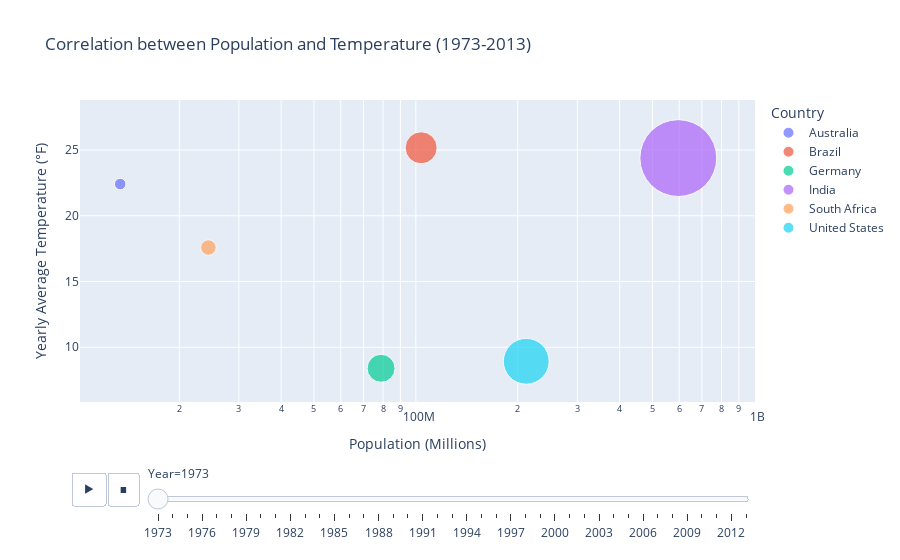

Write notebook code for a chart like this one.
### Code cell
import pandas as pd
import plotly.express as px

# Assuming you have the necessary dataframes and variables defined

# Merge dataframes on 'Year' and 'Country'
merged_df = pd.merge(selected_countries_df, population_df, on=['Year', 'Country'])

merged_df.head()

# Create Animated Bubble Chart
fig = px.scatter(merged_df, x='Population', y='Yearly Average Temperature', color='Country',
                 size='Population',
                 title='Correlation between Population and Temperature (1973-2013)',
                 labels={'Population': 'Population (millions)', 'Yearly Average Temperature': 'Temperature (°F)'},
                 hover_data=['Year', 'Country'],
                 animation_frame='Year',  # Specify the animation frame
                 animation_group='Country',
                 size_max=80,
                 log_x=True)  # Specify the animation group

correlation_coefficient = merged_df['Population'].corr(merged_df['Yearly Average Temperature'])
print(merged_df)

# print(f"Pearson Correlation Coefficient: {correlation_coefficient}")
# # Calculate and add correlation annotations
# print(merged_df.groupby(['Country', 'Year']).corr()['Population'])
# correlations = merged_df.groupby(['Country', 'Year']).corr()['Population']['Yearly Average Temperature'].unstack()
#     for year in merged_df['Year'].unique():
#         correlation = correlations.loc[country, year]
#         fig.add_annotation(
#             x=merged_df[(merged_df['Country'] == country) & (merged_df['Year'] == year)]['Population'].iloc[0],
#             y=merged_df[(merged_df['Country'] == country) & (merged_df['Year'] == year)]['Yearly Average Temperature'].iloc[0],
#             text=f'{country} {year}: {correlation:.2f}',
#             showarrow=False,
#             xshift=5,
#             yshift=5
#         )

fig.update_layout (xaxis_title='Population (Millions)', yaxis_title='Yearly Average Temperature (°F)')

# (xaxis=dict(tickvals=[10, 100, 1000, 2000], ticktext=['10M', '100M', '1B', '2B'], dtick=1),
#                   yaxis=dict(tickvals=[10, 15, 20, 25, 30], ticktext=['10°F', '15°F', '20°F', '25°F', '30°F']),

fig.show()

### Figure 1 — Plotly figure (JSON) as saved in the notebook; plotly's stock layout.template omitted (floating-point values rounded to 4 significant figures)
{"data": [{"customdata": [[1973, "Australia"]], "hovertemplate": "Country=%{customdata[1]}<br>Year=%{customdata[0]}<br>Population (millions)=%{marker.size}<br>Temperature (°F)=%{y}<extra></extra>", "ids": ["Australia"], "legendgroup": "Australia", "marker": {"color": "#636efa", "size": [13380000], "sizemode": "area", "sizeref": 201700.0, "symbol": "circle"}, "mode": "markers", "name": "Australia", "orientation": "v", "showlegend": true, "type": "scatter", "x": [13380000], "xaxis": "x", "y": [22.41], "yaxis": "y"}, {"customdata": [[1973, "Brazil"]], "hovertemplate": "Country=%{customdata[1]}<br>Year=%{customdata[0]}<br>Population (millions)=%{marker.size}<br>Temperature (°F)=%{y}<extra></extra>", "ids": ["Brazil"], "legendgroup": "Brazil", "marker": {"color": "#EF553B", "size": [103666904], "sizemode": "area", "sizeref": 201700.0, "symbol": "circle"}, "mode": "markers", "name": "Brazil", "orientation": "v", "showlegend": true, "type": "scatter", "x": [103666904], "xaxis": "x", "y": [25.17], "yaxis": "y"}, {"customdata": [[1973, "Germany"]], "hovertemplate": "Country=%{customdata[1]}<br>Year=%{customdata[0]}<br>Population (millions)=%{marker.size}<br>Temperature (°F)=%{y}<extra></extra>", "ids": ["Germany"], "legendgroup": "Germany", "marker": {"color": "#00cc96", "size": [78936666], "sizemode": "area", "sizeref": 201700.0, "symbol": "circle"}, "mode": "markers", "name": "Germany", "orientation": "v", "showlegend": true, "type": "scatter", "x": [78936666], "xaxis": "x", "y": [8.403], "yaxis": "y"}, {"customdata": [[1973, "India"]], "hovertemplate": "Country=%{customdata[1]}<br>Year=%{customdata[0]}<br>Population (millions)=%{marker.size}<br>Temperature (°F)=%{y}<extra></extra>", "ids": ["India"], "legendgroup": "India", "marker": {"color": "#ab63fa", "size": [596107483], "sizemode": "area", "sizeref": 201700.0, "symbol": "circle"}, "mode": "markers", "name": "India", "orientation": "v", "showlegend": true, "type": "scatter", "x": [596107483], "xaxis": "x", "y": [24.39], "yaxis": "y"}, {"customdata": [[1973, "South Africa"]], "hovertemplate": "Country=%{customdata[1]}<br>Year=%{customdata[0]}<br>Population (millions)=%{marker.size}<br>Temperature (°F)=%{y}<extra></extra>", "ids": ["South Africa"], "legendgroup": "South Africa", "marker": {"color": "#FFA15A", "size": [24382513], "sizemode": "area", "sizeref": 201700.0, "symbol": "circle"}, "mode": "markers", "name": "South Africa", "orientation": "v", "showlegend": true, "type": "scatter", "x": [24382513], "xaxis": "x", "y": [17.58], "yaxis": "y"}, {"customdata": [[1973, "United States"]], "hovertemplate": "Country=%{customdata[1]}<br>Year=%{customdata[0]}<br>Population (millions)=%{marker.size}<br>Temperature (°F)=%{y}<extra></extra>", "ids": ["United States"], "legendgroup": "United States", "marker": {"color": "#19d3f3", "size": [211909000], "sizemode": "area", "sizeref": 201700.0, "symbol": "circle"}, "mode": "markers", "name": "United States", "orientation": "v", "showlegend": true, "type": "scatter", "x": [211909000], "xaxis": "x", "y": [8.935], "yaxis": "y"}], "layout": {"autosize": true, "legend": {"itemsizing": "constant", "title": {"text": "Country"}, "tracegroupgap": 0}, "sliders": [{"active": 0, "currentvalue": {"prefix": "Year="}, "len": 0.9, "pad": {"b": 10, "t": 60}, "steps": [{"args": [["1973"], {"frame": {"duration": 0, "redraw": false}, "fromcurrent": true, "mode": "immediate", "transition": {"duration": 0, "easing": "linear"}}], "label": "1973", "method": "animate"}, {"args": [["1974"], {"frame": {"duration": 0, "redraw": false}, "fromcurrent": true, "mode": "immediate", "transition": {"duration": 0, "easing": "linear"}}], "label": "1974", "method": "animate"}, {"args": [["1975"], {"frame": {"duration": 0, "redraw": false}, "fromcurrent": true, "mode": "immediate", "transition": {"duration": 0, "easing": "linear"}}], "label": "1975", "method": "animate"}, {"args": [["1976"], {"frame": {"duration": 0, "redraw": false}, "fromcurrent": true, "mode": "immediate", "transition": {"duration": 0, "easing": "linear"}}], "label": "1976", "method": "animate"}, {"args": [["1977"], {"frame": {"duration": 0, "redraw": false}, "fromcurrent": true, "mode": "immediate", "transition": {"duration": 0, "easing": "linear"}}], "label": "1977", "method": "animate"}, {"args": [["1978"], {"frame": {"duration": 0, "redraw": false}, "fromcurrent": true, "mode": "immediate", "transition": {"duration": 0, "easing": "linear"}}], "label": "1978", "method": "animate"}, {"args": [["1979"], {"frame": {"duration": 0, "redraw": false}, "fromcurrent": true, "mode": "immediate", "transition": {"duration": 0, "easing": "linear"}}], "label": "1979", "method": "animate"}, {"args": [["1980"], {"frame": {"duration": 0, "redraw": false}, "fromcurrent": true, "mode": "immediate", "transition": {"duration": 0, "easing": "linear"}}], "label": "1980", "method": "animate"}, {"args": [["1981"], {"frame": {"duration": 0, "redraw": false}, "fromcurrent": true, "mode": "immediate", "transition": {"duration": 0, "easing": "linear"}}], "label": "1981", "method": "animate"}, {"args": [["1982"], {"frame": {"duration": 0, "redraw": false}, "fromcurrent": true, "mode": "immediate", "transition": {"duration": 0, "easing": "linear"}}], "label": "1982", "method": "animate"}, {"args": [["1983"], {"frame": {"duration": 0, "redraw": false}, "fromcurrent": true, "mode": "immediate", "transition": {"duration": 0, "easing": "linear"}}], "label": "1983", "method": "animate"}, {"args": [["1984"], {"frame": {"duration": 0, "redraw": false}, "fromcurrent": true, "mode": "immediate", "transition": {"duration": 0, "easing": "linear"}}], "label": "1984", "method": "animate"}, {"args": [["1985"], {"frame": {"duration": 0, "redraw": false}, "fromcurrent": true, "mode": "immediate", "transition": {"duration": 0, "easing": "linear"}}], "label": "1985", "method": "animate"}, {"args": [["1986"], {"frame": {"duration": 0, "redraw": false}, "fromcurrent": true, "mode": "immediate", "transition": {"duration": 0, "easing": "linear"}}], "label": "1986", "method": "animate"}, {"args": [["1987"], {"frame": {"duration": 0, "redraw": false}, "fromcurrent": true, "mode": "immediate", "transition": {"duration": 0, "easing": "linear"}}], "label": "1987", "method": "animate"}, {"args": [["1988"], {"frame": {"duration": 0, "redraw": false}, "fromcurrent": true, "mode": "immediate", "transition": {"duration": 0, "easing": "linear"}}], "label": "1988", "method": "animate"}, {"args": [["1989"], {"frame": {"duration": 0, "redraw": false}, "fromcurrent": true, "mode": "immediate", "transition": {"duration": 0, "easing": "linear"}}], "label": "1989", "method": "animate"}, {"args": [["1990"], {"frame": {"duration": 0, "redraw": false}, "fromcurrent": true, "mode": "immediate", "transition": {"duration": 0, "easing": "linear"}}], "label": "1990", "method": "animate"}, {"args": [["1991"], {"frame": {"duration": 0, "redraw": false}, "fromcurrent": true, "mode": "immediate", "transition": {"duration": 0, "easing": "linear"}}], "label": "1991", "method": "animate"}, {"args": [["1992"], {"frame": {"duration": 0, "redraw": false}, "fromcurrent": true, "mode": "immediate", "transition": {"duration": 0, "easing": "linear"}}], "label": "1992", "method": "animate"}, {"args": [["1993"], {"frame": {"duration": 0, "redraw": false}, "fromcurrent": true, "mode": "immediate", "transition": {"duration": 0, "easing": "linear"}}], "label": "1993", "method": "animate"}, {"args": [["1994"], {"frame": {"duration": 0, "redraw": false}, "fromcurrent": true, "mode": "immediate", "transition": {"duration": 0, "easing": "linear"}}], "label": "1994", "method": "animate"}, {"args": [["1995"], {"frame": {"duration": 0, "redraw": false}, "fromcurrent": true, "mode": "immediate", "transition": {"duration": 0, "easing": "linear"}}], "label": "1995", "method": "animate"}, {"args": [["1996"], {"frame": {"duration": 0, "redraw": false}, "fromcurrent": true, "mode": "immediate", "transition": {"duration": 0, "easing": "linear"}}], "label": "1996", "method": "animate"}, {"args": [["1997"], {"frame": {"duration": 0, "redraw": false}, "fromcurrent": true, "mode": "immediate", "transition": {"duration": 0, "easing": "linear"}}], "label": "1997", "method": "animate"}, {"args": [["1998"], {"frame": {"duration": 0, "redraw": false}, "fromcurrent": true, "mode": "immediate", "transition": {"duration": 0, "easing": "linear"}}], "label": "1998", "method": "animate"}, {"args": [["1999"], {"frame": {"duration": 0, "redraw": false}, "fromcurrent": true, "mode": "immediate", "transition": {"duration": 0, "easing": "linear"}}], "label": "1999", "method": "animate"}, {"args": [["2000"], {"frame": {"duration": 0, "redraw": false}, "fromcurrent": true, "mode": "immediate", "transition": {"duration": 0, "easing": "linear"}}], "label": "2000", "method": "animate"}, {"args": [["2001"], {"frame": {"duration": 0, "redraw": false}, "fromcurrent": true, "mode": "immediate", "transition": {"duration": 0, "easing": "linear"}}], "label": "2001", "method": "animate"}, {"args": [["2002"], {"frame": {"duration": 0, "redraw": false}, "fromcurrent": true, "mode": "immediate", "transition": {"duration": 0, "easing": "linear"}}], "label": "2002", "method": "animate"}, {"args": [["2003"], {"frame": {"duration": 0, "redraw": false}, "fromcurrent": true, "mode": "immediate", "transition": {"duration": 0, "easing": "linear"}}], "label": "2003", "method": "animate"}, {"args": [["2004"], {"frame": {"duration": 0, "redraw": false}, "fromcurrent": true, "mode": "immediate", "transition": {"duration": 0, "easing": "linear"}}], "label": "2004", "method": "animate"}, {"args": [["2005"], {"frame": {"duration": 0, "redraw": false}, "fromcurrent": true, "mode": "immediate", "transition": {"duration": 0, "easing": "linear"}}], "label": "2005", "method": "animate"}, {"args": [["2006"], {"frame": {"duration": 0, "redraw": false}, "fromcurrent": true, "mode": "immediate", "transition": {"duration": 0, "easing": "linear"}}], "label": "2006", "method": "animate"}, {"args": [["2007"], {"frame": {"duration": 0, "redraw": false}, "fromcurrent": true, "mode": "immediate", "transition": {"duration": 0, "easing": "linear"}}], "label": "2007", "method": "animate"}, {"args": [["2008"], {"frame": {"duration": 0, "redraw": false}, "fromcurrent": true, "mode": "immediate", "transition": {"duration": 0, "easing": "linear"}}], "label": "2008", "method": "animate"}, {"args": [["2009"], {"frame": {"duration": 0, "redraw": false}, "fromcurrent": true, "mode": "immediate", "transition": {"duration": 0, "easing": "linear"}}], "label": "2009", "method": "animate"}, {"args": [["2010"], {"frame": {"duration": 0, "redraw": false}, "fromcurrent": true, "mode": "immediate", "transition": {"duration": 0, "easing": "linear"}}], "label": "2010", "method": "animate"}, {"args": [["2011"], {"frame": {"duration": 0, "redraw": false}, "fromcurrent": true, "mode": "immediate", "transition": {"duration": 0, "easing": "linear"}}], "label": "2011", "method": "animate"}, {"args": [["2012"], {"frame": {"duration": 0, "redraw": false}, "fromcurrent": true, "mode": "immediate", "transition": {"duration": 0, "easing": "linear"}}], "label": "2012", "method": "animate"}, {"args": [["2013"], {"frame": {"duration": 0, "redraw": false}, "fromcurrent": true, "mode": "immediate", "transition": {"duration": 0, "easing": "linear"}}], "label": "2013", "method": "animate"}], "x": 0.1, "xanchor": "left", "y": 0, "yanchor": "top"}], "title": {"text": "Correlation between Population and Temperature (1973-2013)"}, "updatemenus": [{"buttons": [{"args": [null, {"frame": {"duration": 500, "redraw": false}, "fromcurrent": true, "mode": "immediate", "transition": {"duration": 500, "easing": "linear"}}], "label": "&#9654;", "method": "animate"}, {"args": [[null], {"frame": {"duration": 0, "redraw": false}, "fromcurrent": true, "mode": "immediate", "transition": {"duration": 0, "easing": "linear"}}], "label": "&#9724;", "method": "animate"}], "direction": "left", "pad": {"r": 10, "t": 70}, "showactive": false, "type": "buttons", "x": 0.1, "xanchor": "right", "y": 0, "yanchor": "top"}], "xaxis": {"anchor": "y", "autorange": true, "domain": [0, 1], "range": [7.014, 8.968], "title": {"text": "Population (Millions)"}, "type": "log"}, "yaxis": {"anchor": "x", "autorange": true, "domain": [0, 1], "range": [-8.892, 52.22], "title": {"text": "Yearly Average Temperature (°F)"}, "type": "linear"}}}
